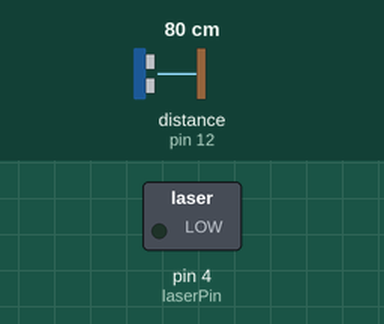
Simulated run of this sketch. Board: Arduino Uno, built with avr-gcc and run on an emulated ATmega328P. Parts: switched loads named in the sketch (green lamp = pin HIGH). Wiring (inferred from the names in the program): ultrasonic range finder: trigger pin 11; echo pin 12. Dashed ring = blinking. Inputs (shaded band) come from the test bench; at power-on: distance to the obstacle (sensor on pin 12) 80 cm. The echo pulse lasts 58.3 µs per cm; pins used as bus, display or sensor lines are not drawn; what the sketch prints to the serial monitor is not drawn.

Above: at 1.28 s.
Timing chart, 0 to 3.8 s (numbered marks = the images above):
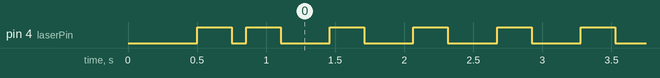

Measured:
- by itself, pin 4 (laserPin): repeats every 0.61 s: HIGH 0.25 s, LOW 0.36 s

The sketch:

3_ping_US-100_and_laser.ino
```cpp
// 3_ping_US-100_and_laser
// for Let's Code Blacksburg! www.letscodeblacksburg.org 2018-03-19
// By Thomas "Tweeks" Tweeks, tweeks-homework(at)theweeks.org
//
// This ping-sensor & laser code is set up for using a four pin ping sensor such as
// the US-100 or HC-SR04 ultrasonic distance sensor module:
// https://www.bananarobotics.com/shop/US-100-Ultrasonic-Distance-Sensor-Module
// http://www.iseerobot.com/produk-1255-us100-ultrasonic-sensor-for-arduino.html
// NOTE: For this code, + the US-100 module, be sure to remove the serial-data jumper on the
// back so that you get back the raw pulse from the echo pin (and not serial distance data).
//
// CAUTION: Have your code checked, and have the TA RUN IT BEFORE connecting the US-100 ping
//          sensor! Not doing so could damage the Arduino and/or sensor!
// This is set up to direct connect power and ground for the US-100 ping sensor to be
// on pins 10(5v) 11(ping) 12(echo) 13(low/gnd) 14(hard ground)

const int powerPin = 10;    // providing power to ping sensor from pin 10
const int pingPin = 11;     // pin we're sending the trigger/ping on
const int echoPin = 12;     // pin we're reading back the echo on
const int gnd1Pin = 13;     // simulated ground so we can safely plug the module into our arduinos
//last GND pin goes to "pin 14" on the arduino or sensor shield

// Here is where we hook up the 5mW laser diode. We provide power and ground from the digital output pins.
const int laserPin = 4;      // the pin the laser's power pin goes to
const int laserGnd = 2;      // the pin the laser's ground pin goes to


long dist = 0;

// ***********************************************************
// ******* SETUP BLOCK ***************************************
// ***********************************************************
// only runs once at program startup
void setup() {
  // US-100 PING SENSOR POWER/GND SETUP
  // set up inline, direct connect power and ground for the US-100 ping sensor to be
  // on pins:
  // US-100  \--5v-trg-echo-GND-GND--/
  //             |   |   |   |   |
  // Arduino     10  11  12  13  14(hard ground, if present)
  //    (looking from the outter edge of arduino pin header)
  pinMode(gnd1Pin, OUTPUT);      // sets up ping module's inner GND pin on a low output, and
  digitalWrite(gnd1Pin, LOW);     // the outter GND pin to hard GND (on most arduinos)
  pinMode(powerPin, OUTPUT);
  digitalWrite(powerPin, HIGH);  // try to power the module from pin
  // ** US-100 ping sensor I/O pin setup
  pinMode(pingPin, OUTPUT);
  digitalWrite(pingPin, LOW);
  pinMode(echoPin, OUTPUT);    // just to make sure
  digitalWrite(echoPin, LOW);  // we clear any previous settings
  pinMode(echoPin, INPUT);     // and then use it as INPUT
  delay(500);
  // Laser Setup
  pinMode(laserGnd, OUTPUT);    // Laser GND pin
  digitalWrite(laserGnd, LOW);
  pinMode(laserPin, OUTPUT);    // Laser Power (Vcc) Pin
  digitalWrite(laserPin, HIGH);  // Test pulse laser
  delay(250);                   // for 1/4 second
  digitalWrite(laserPin, LOW);  // Start off with laser off
  // Set up serial port (for communcating back to the PC)
  Serial.begin(9600);
}


// ***********************************************************
// ***** fireLaser() *****************************************
// ***********************************************************
void fireLaser(int count){
    int x=0;
    for (x=1;x<(count+1);x++){
    Serial.println("fire()");
    digitalWrite(laserPin, HIGH); // Pulse laser
    delay(250);                   // for 1/4 second
    digitalWrite(laserPin, LOW);  // Start off with laser off
    delay(250);                   // for 1/4 second
    }

}


// ***********************************************************
// ******* MAIN LOOP *****************************************
// ***********************************************************
// Runs forever...
void loop() {

  dist = getdist();              // looks with ping sensor to measure distance to any objects
  Serial.print("Distance = ");
  Serial.println(dist);
  delay(100);

  fireLaser(1);	// fire the impressive 5,000 microWatt 650nM laser cannon z times
}

// ***********************************************************
// ***** getdist() *******************************************
// ***********************************************************
long getdist()
{
  // establish variables for duration of the ping,
  // and the distance result in inches and centimeters:
  long duration, inches, cm;

  // The PING))) is triggered by a HIGH pulse of 2 or more microseconds.
  // Give a short LOW pulse beforehand to ensure a clean HIGH pulse:
  digitalWrite(pingPin, HIGH);      // start the outgoing ping
  delayMicroseconds(10);            // do the ping for 10uS
  digitalWrite(pingPin, LOW);       // stop doing the ping
  duration = pulseIn(echoPin, HIGH);  // grab the delay of return echo
  // convert the time into a distance
  inches = microsecondsToInches(duration);
  //cm = microsecondsToCentimeters(duration);
  //Serial.print(inches);
  //Serial.print("in, ");
  //Serial.print(cm);
  //Serial.print("cm");
  //Serial.println();

  return (inches);
}


// Original code from the ping sensor library
long microsecondsToInches(long microseconds)
{
  // According to Parallax's datasheet for the PING))), there are
  // 73.746 microseconds per inch (i.e. sound travels at 1130 feet per
  // second).  This gives the distance travelled by the ping, outbound
  // and return, so we divide by 2 to get the distance of the obstacle.
  // See: http://www.parallax.com/dl/docs/prod/acc/28015-PING-v1.3.pdf
  return microseconds / 74 / 2;
}

long microsecondsToCentimeters(long microseconds)
{
  // The speed of sound is 340 m/s or 29 microseconds per centimeter.
  // The ping travels out and back, so to find the distance of the
  // object we take half of the distance travelled.
  return microseconds / 29 / 2;
}
```
